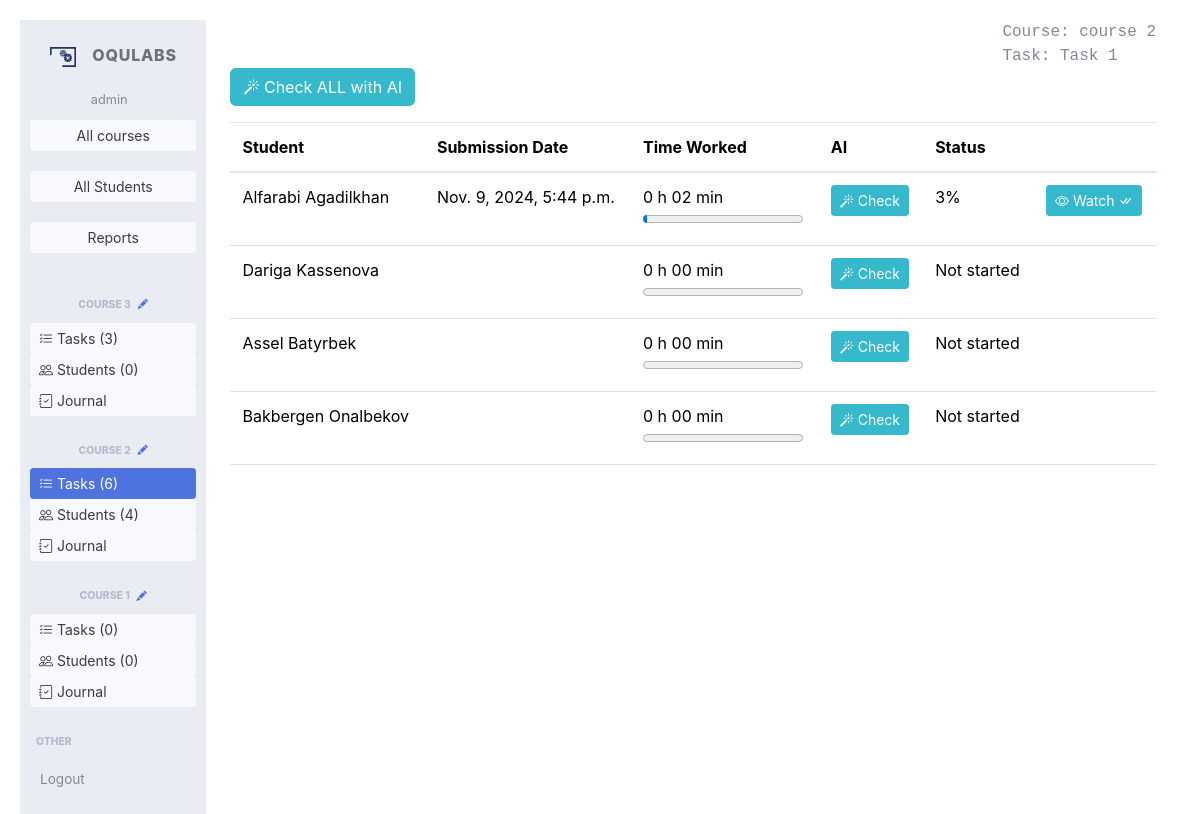
The page /watch_by_task/1 (signed in) on the database its author committed.
### app/models.py (models this page shows, shortened)
class Course(models.Model):
    teacher = models.ForeignKey('auth.User', on_delete=models.DO_NOTHING, null=True, blank=True)
    name = models.CharField(max_length=100)
    description = models.TextField(blank=True)
    max_screenshots_per_user = models.PositiveIntegerField(default=60*15)  # 15 hours, 180 MB
    screenshot_interval_minutes = models.PositiveIntegerField(default=1)
    enrollment_code = models.CharField(max_length=30, unique=True, blank=True, null=True)
    deleted = models.BooleanField(default=False)
    color = models.IntegerField(default=0)  # up to 359
    department = models.ForeignKey(Department, on_delete=models.DO_NOTHING, null=True, blank=True)
    def permissions(self, user: User, expire=60 * 5) -> Permission:
        now = datetime.now()
        key = f"{self.id}-{user.id}"
        if key in cached_permissions:
            permission, time = cached_permissions[f"{self.id}-{user.id}"]
            if (now - time).seconds < expire:
                return permission
    def tasks_number(self):
        return self.task_set.count()
    def enrolled_students(self):
        return self.enrollment_set.filter(deleted=False).count()
    class Meta:
        ordering = ['-id']

class Task(models.Model):
    course = models.ForeignKey(Course, on_delete=models.CASCADE)
    name = models.CharField(max_length=100)
    text = models.TextField()
    minimum_minutes = models.PositiveIntegerField(default=0)
    order = models.PositiveIntegerField(default=0)
    allow_finish_earlier = models.BooleanField(default=False)  # TODO: add to UI
    require_attachments = models.BooleanField(default=False)  # TODO: add to UI
    task_type = models.ForeignKey(TaskType, on_delete=models.DO_NOTHING, null=True, blank=True)
    copy_of = models.ForeignKey('self', on_delete=models.CASCADE, null=True, blank=True)
    available_from = models.DateTimeField(blank=True, null=True)
    available_to = models.DateTimeField(blank=True, null=True)
    deleted = models.BooleanField(default=False)
    ai_screenshots_count = models.PositiveIntegerField(default=10)
    class Meta:
        ordering = ['order']

class EnrollmentTask(models.Model):
    enrollment = models.ForeignKey(Enrollment, on_delete=models.CASCADE)
    task = models.ForeignKey(Task, on_delete=models.CASCADE)
    minutes = models.PositiveIntegerField(default=0)
    last_hh_mm = models.CharField(max_length=10, default="00:00")
    last_submission = models.DateTimeField(null=True, blank=True)
    ban_minutes = models.PositiveIntegerField(default=0)
    last_shared_id = models.PositiveIntegerField(default=0)
    marked_as_done = models.BooleanField(blank=True, default=False)
    under_review = models.BooleanField(blank=True, default=False)
    accepted = models.BooleanField(default=False)
    score = models.PositiveIntegerField(default=100)
    watched = models.BooleanField(default=False)
    note = models.CharField(max_length=50, default="", blank=True)
    ai_note = models.TextField(default="", blank=True)
    ai_ready = models.BooleanField(default=False)
    ai_request = models.BooleanField(default=False)
    ai_score = models.PositiveIntegerField(default=0)
    ai_description = models.TextField(default="", blank=True)
    ai_used_screenshots = models.PositiveIntegerField(default=0)
    def total_time(self):
        minutes = self.minutes - self.ban_minutes
        return f"{minutes // 60} h {minutes % 60:02d} min"
    def progress_num(self):
        worked_minutes = self.minutes - self.ban_minutes
        if self.task.minimum_minutes == 0:
            return 0
        progress = worked_minutes / self.task.minimum_minutes
        progress = max(0, min(1, progress)) * 100
        return int(progress)
    def progress(self):
        if self.accepted:
            return "Accepted"
        if self.marked_as_done:
            return "Done"
        if self.under_review:
            return "Under review"
        if self.minutes == 0:
            return "Not started"
        worked_minutes = self.minutes - self.ban_minutes
        if self.task.minimum_minutes == 0:
            return str(worked_minutes) + " min"
        progress = worked_minutes / self.task.minimum_minutes
        progress = max(0, min(1, progress))
        return f"{progress * 100:.0f}%"
    class Meta:
        ordering = ['id']

class Enrollment(models.Model):
    student = models.ForeignKey('auth.User', on_delete=models.CASCADE)
    course = models.ForeignKey(Course, on_delete=models.CASCADE)
    total_minutes = models.PositiveIntegerField(default=0)
    total_ban_minutes = models.PositiveIntegerField(default=0)
    folder_prefix = models.CharField(max_length=100, blank=True, null=True)
    deleted = models.BooleanField(default=False)

### app/enrollments_view.py (the view)
# urls.py: path('watch_by_task/<int:task_id>', enrollments_view.details_by_task, name='watch_by_task'),
def details_by_task(request, task_id: int):
    user = request.user
    if user.is_anonymous:
        return JsonResponse({'status': 'error', 'message': 'User not found'}, status=400)
    if not user.is_staff:
        return JsonResponse({'status': 'error', 'message': 'User is not staff'}, status=403)
    task = Task.objects.filter(id=task_id).first()
    if task is None:
        return JsonResponse({'status': 'error', 'message': 'Invalid enrollment_id'}, status=400)
    if not task.course.permissions(user=request.user).read:
        return JsonResponse({'status': 'error', 'message': 'Access denied'}, status=403)
    enrollment_tasks = list(EnrollmentTask.objects.filter(
        task=task,
        enrollment__deleted=False
    ))
    enrollment_tasks.sort(key=lambda x: x.task.order)
    return render(
        request,
        "teacher_watch_by_task.html",
        {
            'task': task,
            'course': task.course,
            'courses': Course.objects.filter(teacher=request.user).filter(deleted=False),
            'enrollment_tasks': enrollment_tasks,
            'page': 'tasks'
        }
    )

### templates/teacher_watch_by_task.html (shortened to what this page needs)
{% extends "main.html" %}
{% block content %}
<div style="display: flex; flex-direction: column">
    <div class="top-right">
        <p>Course: {{ course.name }}</p>
        <p>Task: {{ task.name }}</p>
    </div>
    <div>
        <button class="btn btn-info"
                onclick="check_with_ai('task', {{ task.id }})"
                style="margin-bottom: 1em">
            <i class="bi bi-magic"></i>
            Check ALL with AI
        </button>
    </div>
    <tr style="display: flex; justify-content: center">
        <table class="table table-hover" id="dataTable">
            <thead>
            <tr>
                <th data-sort-direction="asc">Student </th>
                <th data-sort-direction="asc">Submission Date </th>
                <th data-sort-direction="asc">Time Worked </th>
                <th data-sort-direction="asc">AI </th>
                <th data-sort-direction="asc">Status </th>
                <th></th>
            </tr>
            </thead>
        {% for enrollment_task in enrollment_tasks %}
            <tr>
                <td>{{ enrollment_task.enrollment.student.first_name }} {{ enrollment_task.enrollment.student.last_name }}</td>
                <td>{% if enrollment_task.last_submission != None %}{{ enrollment_task.last_submission }}{% endif %}</td>
                <td>
                    {{ enrollment_task.total_time }}<br>
                    <progress value="{{ enrollment_task.progress_num }}" max="100"></progress>
                </td>
                <td>
                    {% if enrollment_task.ai_request %}
                        <i class="bi bi-magic" style="color: green"></i>
                        {% if enrollment_task.ai_ready %}
                            <span class="hover-box">
                                {{ enrollment_task.ai_score }}
                                <div class="hover-text">{{ enrollment_task.ai_note }}</div>
                            </span>
                        {% else %}
                            <span><i class="bi bi-arrow-repeat" style="color: green"></i></span>
                        {% endif %}
                    {% else %}
                        <button class="btn btn-sm btn-info"
                                onclick="check_with_ai('enrollment_task',{{ enrollment_task.id }})">
                            <i class="bi bi-magic"></i> Check
                        </button>
                    {% endif %}
                </td>
                <td>{{ enrollment_task.progress }}</td>
                {% if enrollment_task.last_shared_id > 0  %}
                    <td>
                        <a href="/watch/{{ enrollment_task.id }}" class="btn btn-sm
                        {% if enrollment_task.watched %}
                            btn-info
                        {% else %}
                            btn-primary
                        {% endif %}" style="margin-left: auto">
                            <i class="bi bi-eye"></i> Watch
                            {% if enrollment_task.watched %}
                                <i class="bi bi-check-all"></i>
                            {% endif %}
                        </a>
                    </td>
                {% else %}
                    <td></td>
                {% endif %}
            </tr>
        {% empty %}
            <div style="margin-top: 2em; background-color: whitesmoke; text-align: center; width: auto">
                The student did not work on this course yet.
            </div>
        {% endfor %}
        </table>
</div>
{% endblock %}

### templates/sidebar.html (shortened to what this page needs)
<ul class="navbar-nav bg-gray-200 sidebar sidebar-light accordion" id="accordionSidebar"
    style="overflow-x: hidden; height: 100vh">
    <a class="sidebar-brand d-flex align-items-center justify-content-center" href="/">
        <div class="sidebar-brand-icon">
            <img src="/static/casting.svg" style="max-height: 20px; margin-left: 1em">
        </div>
        <div class="sidebar-brand-text mx-3">OquLabs</div>
    </a>
    <div class="nav-item dropdown no-arrow" style="display: flex; flex-direction: column; width: 100%">
        <span class="mr-2 d-none d-lg-inline text-gray-600 small"
              style="text-align: center">{{ user.username }}</span>
    </div>
    <hr class="sidebar-divider my-0">
        <div style="
            display: flex;
            flex-direction: column;
            align-items: center;
            padding: 10px;
        ">
        <a class="btn btn-sm
        {% if page == "all_courses" %}
        btn-primary
        {% else %}
        btn-light
        {% endif %}
        "
           style="width: 100%"
           href="/courses_teacher">
            <span>All courses</span>
        </a>
        </div>
        <div style="
            display: flex;
            flex-direction: column;
            align-items: center;
            padding: 10px;
        ">
            <a class="btn btn-sm
            {% if page == 'all_students' %}
            btn-primary
            {% else %}
            btn-light
            {% endif %}
            "
            style="width: 100%"
            href="/all_students">
                <span>All Students</span>
            </a>
        </div>
        <div style="
            display: flex;
            flex-direction: column;
            align-items: center;
            padding: 10px;
        ">
        <a class="btn btn-sm
        {% if page == 'reports' %}
        btn-primary
        {% else %}
        btn-light
        {% endif %}
        "
           style="width: 100%"
           href="/reports">
            <span>Reports</span>
        </a>
        </div>
    <hr class="sidebar-divider">
    {% for course1 in courses %}
        <hr class="sidebar-divider">
        <div class="sidebar-heading" id="menu_{{ course1.id }}" style="text-align: center">
            {{ course1.name | slice:":25" }} <a href="/courses_teacher/edit/{{ course1.id }}"
               style="width: 100%">&nbsp;&nbsp;<i class="bi bi-pencil-fill"></i> </a>
        </div>
        <div style="display: flex; flex-direction: column; align-items: center; padding: 10px;">
            <a href="/courses_teacher/{{ course1.id }}/tasks" class="btn btn-sm
            {% if course1.id == course.id and page == 'tasks' %}
            btn-primary
            {% else %}
            btn-light
            {% endif %}
            "
               style="width: 100%; text-align: left"><i class="bi bi-list-check"></i> Tasks
                ({{ course1.tasks_number }})
            </a>
            <a href="/courses_teacher/{{ course1.id }}" class="btn btn-sm
            {% if course1.id == course.id and page == 'enrollments' %}
            btn-primary
            {% else %}
            btn-light
            {% endif %}
                "
               style="width: 100%; text-align: left"><i class="bi bi-people"></i> Students
                ({{ course1.enrolled_students }})</a>
            <a href="/courses_teacher/{{ course1.id }}/journal" class="btn btn-sm
            {% if course1.id == course.id and page == 'journal' %}
            btn-primary
            {% else %}
            btn-light
            {% endif %}
            "
               style="width: 100%; text-align: left"><i class="bi bi-journal-check"></i> Journal
            </a>
        </div>
    {% endfor %}
    <hr class="sidebar-divider">
    <div class="sidebar-heading">
        Other
    </div>
    <li class="nav-item">
        <a class="nav-link " href="/logout">
            <span>Logout</span></a>
    </li>
</ul>

### app/static/index3.css (style rules this page uses)
body { background-color: #f8f9fa; padding: 20px; }
.top-right { margin-left: auto; font-family: monospace; }
.top-right p { margin: 0; }

### rows shown on the page
Course: name "COURSE 3", tasks_number "3", enrolled_students "0"
Course: name "COURSE 2", tasks_number "6", enrolled_students "4", name "course 2"
Course: name "COURSE 1", tasks_number "0", enrolled_students "0"
Task: name "Task 1"
EnrollmentTask: enrollment.student.first_name "Alfarabi", enrollment.student.last_name "Agadilkhan", last_submission "Nov. 9, 2024, 5:44 p.m.", total_time "0 h 02 min", progress "3%", watched True (drawn)
EnrollmentTask: enrollment.student.first_name "Dariga", enrollment.student.last_name "Kassenova", total_time "0 h 00 min", progress "Not started", last_shared_id 0 (drawn)
EnrollmentTask: enrollment.student.first_name "Assel", enrollment.student.last_name "Batyrbek", total_time "0 h 00 min", progress "Not started", last_shared_id 0 (drawn)
EnrollmentTask: enrollment.student.first_name "Bakbergen", enrollment.student.last_name "Onalbekov", total_time "0 h 00 min", progress "Not started", last_shared_id 0 (drawn)

### other values the page prints
{{ user.username }} "admin"
